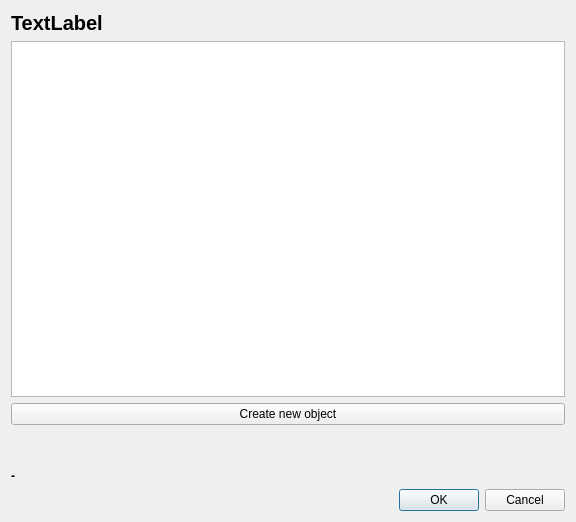
<?xml version="1.0" encoding="UTF-8"?>
<ui version="4.0">
 <class>DialogCreateObjectLink</class>
 <widget class="QDialog" name="DialogCreateObjectLink">
  <property name="geometry">
   <rect>
    <x>0</x>
    <y>0</y>
    <width>576</width>
    <height>522</height>
   </rect>
  </property>
  <property name="windowTitle">
   <string>Dialog</string>
  </property>
  <layout class="QVBoxLayout" name="verticalLayout">
   <item>
    <widget class="QLabel" name="labelObjectHierarchyName">
     <property name="font">
      <font>
       <pointsize>15</pointsize>
       <weight>75</weight>
       <bold>true</bold>
      </font>
     </property>
     <property name="text">
      <string>TextLabel</string>
     </property>
    </widget>
   </item>
   <item>
    <widget class="QTableView" name="tableViewObject"/>
   </item>
   <item>
    <widget class="QPushButton" name="pushButtonCreateNewObject">
     <property name="text">
      <string>Create new object</string>
     </property>
    </widget>
   </item>
   <item>
    <spacer name="verticalSpacer">
     <property name="orientation">
      <enum>Qt::Vertical</enum>
     </property>
     <property name="sizeType">
      <enum>QSizePolicy::Fixed</enum>
     </property>
     <property name="sizeHint" stdset="0">
      <size>
       <width>20</width>
       <height>38</height>
      </size>
     </property>
    </spacer>
   </item>
   <item>
    <widget class="QLabel" name="labelSelectedObject">
     <property name="font">
      <font>
       <weight>75</weight>
       <bold>true</bold>
      </font>
     </property>
     <property name="text">
      <string>-</string>
     </property>
    </widget>
   </item>
   <item>
    <widget class="QDialogButtonBox" name="buttonBox">
     <property name="orientation">
      <enum>Qt::Horizontal</enum>
     </property>
     <property name="standardButtons">
      <set>QDialogButtonBox::Cancel|QDialogButtonBox::Ok</set>
     </property>
    </widget>
   </item>
  </layout>
 </widget>
 <resources/>
 <connections>
  <connection>
   <sender>buttonBox</sender>
   <signal>accepted()</signal>
   <receiver>DialogCreateObjectLink</receiver>
   <slot>accept()</slot>
   <hints>
    <hint type="sourcelabel">
     <x>248</x>
     <y>254</y>
    </hint>
    <hint type="destinationlabel">
     <x>157</x>
     <y>274</y>
    </hint>
   </hints>
  </connection>
  <connection>
   <sender>buttonBox</sender>
   <signal>rejected()</signal>
   <receiver>DialogCreateObjectLink</receiver>
   <slot>reject()</slot>
   <hints>
    <hint type="sourcelabel">
     <x>316</x>
     <y>260</y>
    </hint>
    <hint type="destinationlabel">
     <x>286</x>
     <y>274</y>
    </hint>
   </hints>
  </connection>
 </connections>
</ui>
